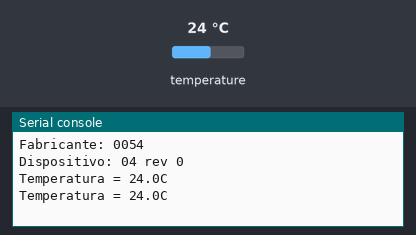
A program run on a simulated Raspberry Pi Pico running CircuitPython. Parts: the last lines printed to the serial console. The inputs (shaded band) are chosen by the test bench; at power-on: temperature 24 °C.

Above: at 1.2 s.
1.3 s: temperature set to 12 °C
At 1.9 s:
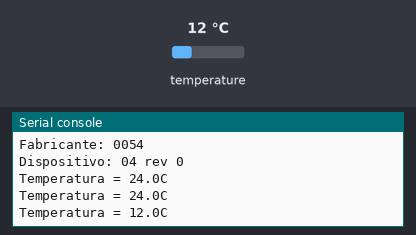
2.8 s: temperature set to 19 °C
At 3.4 s:
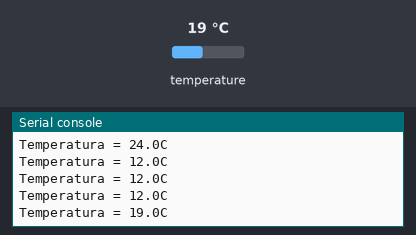
Timing chart, 0 to 5.8 s (numbered marks = the images above; inputs shaded):
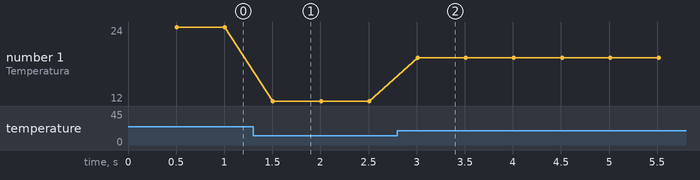

Measured:
- after the input at 1.3 s, the serial console: prints a new line after 0.21 s (image 1)
- after the input at 2.8 s, the serial console: prints a new line after 0.21 s (image 2)
- plotted number 1: 24 → 12 after the input at 1.3 s, 12 → 19 after the input at 2.8 s

The program:

mcp9808_cpython.py
```python
# Exemplo com Sensor MCP9808

import board
from busio import I2C
from time import sleep

# Endereco I2C do  MCP9808
MCP9808_ADDR = 0x18

# Registradores do MCP9808
MCP9808_CONFIG = 1
MCP9808_UPPER = 2
MCP9808_LOWER = 3
MCP9808_CRIT = 4
MCP9808_TA = 5
MCP9808_MANID = 6
MCP9808_DEVID = 7
MCP9808_RESOL = 8

# Codifica temperatura para o sensor
def encodeTemp(temp):
    if temp >= 0:
        val =  int(temp/0.25) << 2
    else:
        val = (2048 + int(temp/0.25)) << 2
    return val

# Decodifica temperatura lida do sensor
def decodeTemp(val):
    sign = val & 0x1000
    val = val & 0x1FFF
    if sign != 0:
        val = val - 0x2000
    return val/16

i2c = I2C(sda=board.GP16, scl=board.GP17)

# Escreve valor de 16 bits em um registrador
def writeReg16(reg, val):
    data = bytearray([reg,val >> 8, val & 0xFF])
    i2c.try_lock()
    i2c.writeto(MCP9808_ADDR, data)
    i2c.unlock()

# Le registrador de 16 bits
def readReg16(reg):
    selreg = bytearray([reg])
    val = bytearray([0,0])
    i2c.try_lock()
    i2c.writeto_then_readfrom(MCP9808_ADDR, selreg, val)
    i2c.unlock()
    return (val[0] << 8) + val[1]

# Verifica IDs de fabricante e dispositivo
print ('Fabricante: {:04X}'.format(readReg16(MCP9808_MANID)))
devID = readReg16(MCP9808_DEVID);
print ('Dispositivo: {:02X} rev {}'.format(devID >>8, devID&0xFF))

# Define limites para saida Alert
writeReg16(MCP9808_CRIT,encodeTemp(30.0))
writeReg16(MCP9808_UPPER,encodeTemp(23.0))
writeReg16(MCP9808_LOWER,encodeTemp(20.0))
writeReg16(MCP9808_CONFIG,0x0008)

#Laco principal: le temperatura
while True:
    sleep(0.5)
    print ('Temperatura = {}C'.format(
        decodeTemp(readReg16(MCP9808_TA))))
```
